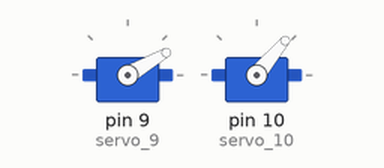
Recording of a sketch running on a simulated Arduino Uno, built with avr-gcc and run on an emulated ATmega328P. Parts: 2 × servo. What the sketch prints to the serial monitor is not drawn.

Above: at 0.05 s.
At 4.0 s:
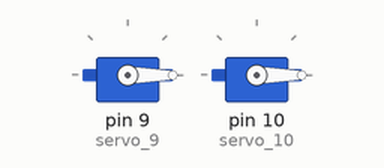
Timing chart, 0 to 5.2 s (numbered marks = the images above):
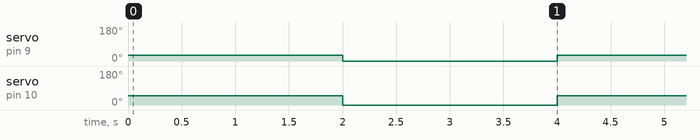

The sketch:

forward_kinematic.ino
```cpp
#include<math.h>
#include <Servo.h>

float x = 0;
float y = 0;
float L1 = 10;
float L2 = 10;
float Q1 = 30;
float Q2 = 50;
float pi = 3.14;

Servo servo_9;
Servo servo_10;

void setup()
{
  Serial.begin(9600);
  servo_9.attach(9);
  servo_10.attach(10);
}

void loop()
{
  float Q11 = Q1*pi/180;
  float Q12 = (Q1+Q2)*pi/180;
  x= L1*cos(Q11)+L2*cos(Q12);
  y= L1*sin(Q11)+L2*sin(Q12);
  Serial.print("x= ");
  Serial.print(x);
  Serial.print(", ");
  Serial.print("y= ");
  Serial.print(y);
  Serial.print(" ... ");
  servo_9.write(Q1);
  servo_10.write(Q2);
  delay(2000);
  servo_9.write(0);
  servo_10.write(0);
  delay(2000);
}
```

Measured:
- by itself, servo on pin 9 (servo_9): alternates 30° for 2.0 s and 0° for 2.0 s
- by itself, servo on pin 10 (servo_10): alternates 50° for 2.0 s and 0° for 2.0 s
